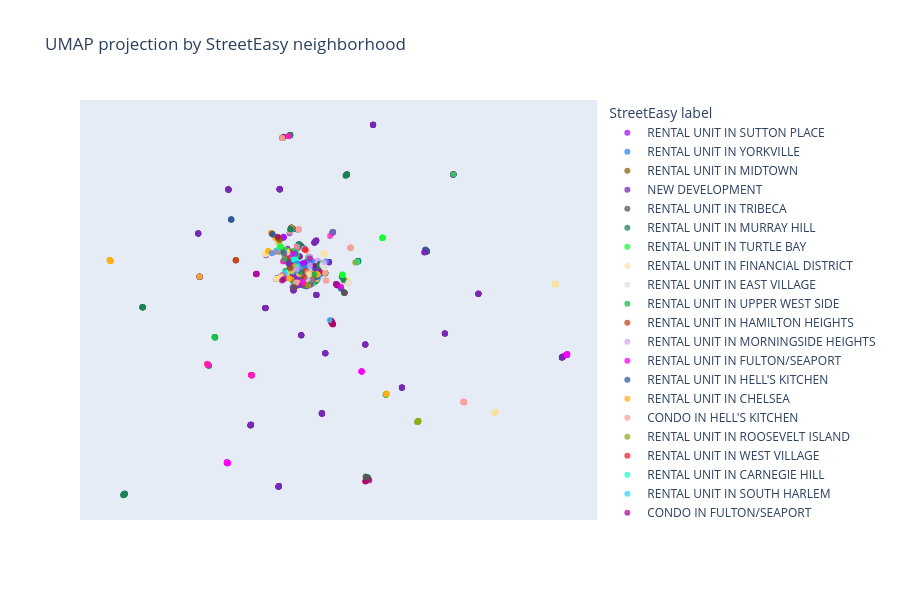

This figure's notebook cell:
### Markdown cell above
Plot the semantic map by neighborhood

Each point represents a listing positioned using its two-dimensional UMAP coordinates and colored by its StreetEasy neighborhood label. Hovering shows the address, rent, and neighborhood; zooming and panning help inspect nearby points. Plotly is used for these interactive charts because its notebook renderer works in this VS Code environment. The colors are source labels, including categories such as NEW DEVELOPMENT, rather than the NTA polygons used in Part 1.

### Code cell
import plotly.io as pio
pio.renderers.default = 'vscode'

umap_by_neighborhood = px.scatter(
    df, x='umap_x', y='umap_y', render_mode='svg', color='neighborhood',
    hover_name='address', hover_data={'rent': ':$,.0f'},
    opacity=0.75, color_discrete_sequence=px.colors.qualitative.Alphabet,
    title='UMAP projection by StreetEasy neighborhood', height=600,
)
umap_by_neighborhood.update_traces(marker_size=6)
umap_by_neighborhood.update_xaxes(visible=False)
umap_by_neighborhood.update_yaxes(visible=False)
umap_by_neighborhood.update_layout(legend_title_text='StreetEasy label')
umap_by_neighborhood.show()
